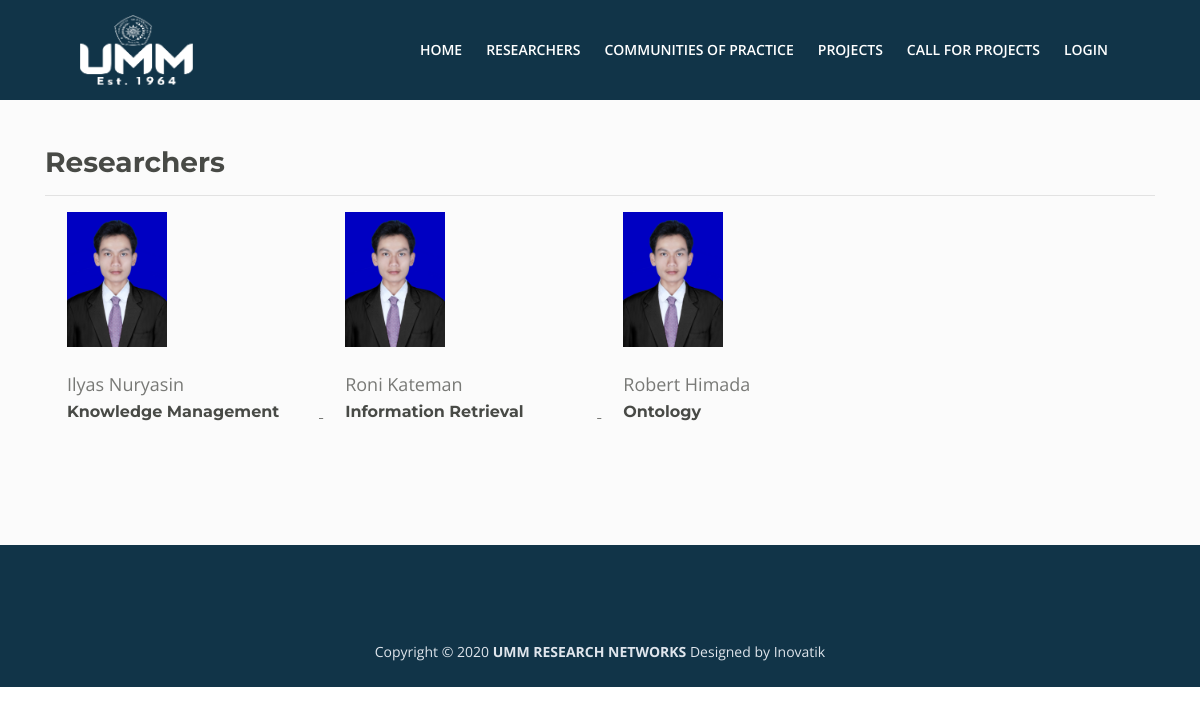
Screenshot of /index.php?page=researchers with the database file from the repository.
### tables this page shows
CREATE TABLE `researchers` (
  `id_researcher` int NOT NULL AUTO_INCREMENT,
  `name` varchar(25) NOT NULL,
  `interest` varchar(100) NOT NULL,
  `phone` varchar(20) NOT NULL,
  `email` varchar(50) NOT NULL,
  `usr` varchar(25) NOT NULL,
  `psw` varchar(50) NOT NULL,
  `photo` varchar(50) DEFAULT NULL,
  PRIMARY KEY (`id_researcher`),
  UNIQUE KEY `usr` (`usr`)
);

### page/researchers.php (the view)
<div class="basic-2" style="padding-top:45px;">
    <div class="container">
        <div class="row">
             <div class="col-lg-12" style="text-align:left;">
                <h2>Researchers</h2>
                <hr />
                <?php
                include"koneksi.php";
                $sql="select * from researchers";
                $query=mysqli_query($koneksi,$sql);
                while($row=mysqli_fetch_array($query,MYSQLI_NUM)){
                    echo"
                    <a href='index.php?page=detailresearcher&id=$row[0]'>
                        <div class='team-member'>
                                <div class='image-wrapper'>
                                    <img class='img-fluid' src='images/ilyas.jpg' width=100 height=200 alt='alternative'>
                                </div>
                                <p class='p-large'>$row[1]</p>
                                <p class='job-title'>$row[2]</p>
                        </div>
                        ";
                    }
                ?>
            </div>
        </div>
    </div>
</div>

### css/styles.css (style rules this page uses)
body, html { width: 100%; height: 100%; }
body, p { color: #787976; font: 400 1rem/1.5625rem "Open Sans", sans-serif; }
.p-large { font: 400 1.125rem/1.625rem "Open Sans", sans-serif; }
h2 { color: #484a46; font: 700 1.75rem/2.125rem "Montserrat", sans-serif; }
a { color: #787976; text-decoration: underline; }
.basic-2 { padding-top: 6.375rem; padding-bottom: 3.375rem; background-color: #fbfbfb; text-align: center; }
.basic-2 h2 { margin-bottom: 0.75rem; }
.basic-2 .team-member { display: inline-block; max-width: 13rem; margin-right: 1.5rem; margin-bottom: 3.5rem; margin-left: 1.5rem; }
.basic-2 .image-wrapper { overflow: hidden; margin-bottom: 1.5rem; }
.basic-2 .image-wrapper img { margin: 0; transition: all 0.3s; }
.basic-2 .team-member .p-large { margin-bottom: 0.25rem; }
.basic-2 .team-member .job-title { margin-bottom: 0.75rem; color: #484a46; font: 700 1rem/1.375rem "Montserrat", sans-serif; }
.copyright p, .copyright a { color: #dfe5ec; text-decoration: none; }
@media (min-width: 992px) { .basic-2 .team-member { width: 12.75rem; max-width: 100%; margin-right: 0.75rem; margin-left: 0.75rem; } }
@media (min-width: 1200px) { .basic-2 .team-member { width: 14.375rem; margin-right: 1.375rem; margin-left: 1.375rem; } }

### rows the page displays
researchers: name "Ilyas Nuryasin", interest "Knowledge Management"
researchers: name "Roni Kateman", interest "Information Retrieval"
researchers: name "Robert Himada", interest "Ontology"
